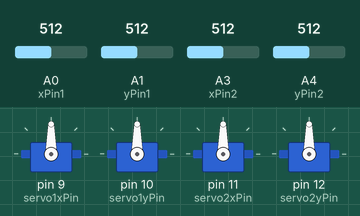
A sketch run on a simulated Arduino Uno, built with avr-gcc and run on an emulated ATmega328P. Shown: 4 × servo. The inputs (shaded band) are chosen by the test bench; at power-on: A0 (xPin1) = 512, A1 (yPin1) = 512, A3 (xPin2) = 512, A4 (yPin2) = 512.

Above: at 1.2 s.
1.3 s: A0 (xPin1) set to 694
2.8 s: A0 (xPin1) set to 710
At 3.05 s:
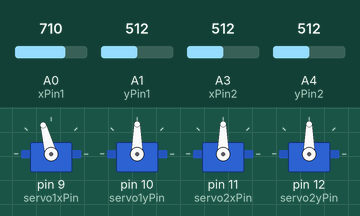
At 4.9 s:
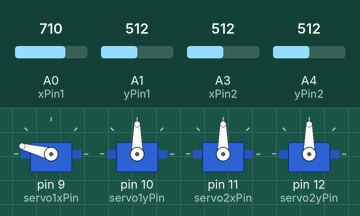
5.8 s: A1 (yPin1) set to 685
7.3 s: A1 (yPin1) set to 711
At 9.5 s:
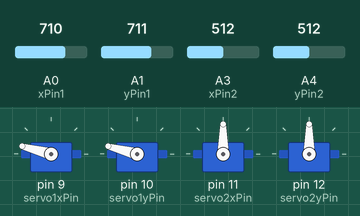
10.3 s: A3 (xPin2) set to 683
11.8 s: A3 (xPin2) set to 712
At 14.2 s:
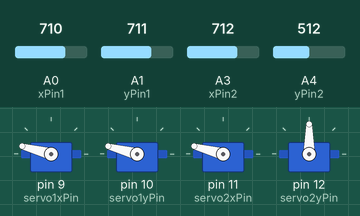
Timing chart, 0 to 15.7 s (numbered marks = the images above; inputs shaded):
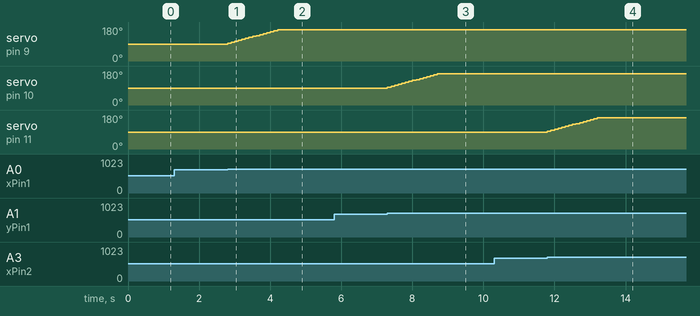

The sketch:

2servo_and_joystick.ino
```cpp
//include servo library

#include <Servo.h>


const int xPin1 = A0;   // joystick x direction pin
const int yPin1 = A1;

const int xPin2 = A3;
const int yPin2 = A4;// joystick y direction pin

const int servo1xPin = 9;// first servo
const int servo1yPin = 10;// second servo

const int servo2xPin = 11;
const int servo2yPin = 12;

int xValue1;
int yValue1;

int xValue2;
int yValue2;

int X_pos1 = 90; // storing servo position
int Y_pos1 = 90;

int X_pos2 = 90; // storing servo position
int Y_pos2 = 90;

Servo servox1;// create servo object to control a servo
Servo servoy1;// create servo object to control a servo
Servo servox2;// create servo object to control a servo
Servo servoy2;// create servo object to control a servo

void setup()
{
  pinMode (xPin1, INPUT) ;
  pinMode (yPin1, INPUT) ;
  pinMode (xPin2, INPUT) ;
  pinMode (yPin2, INPUT) ;

  servox1.attach(servo1xPin );  // attaches the servo
  servoy1.attach(servo1yPin);  // attaches the servo
  servox2.attach(servo2xPin );
  servoy2.attach(servo2yPin);

  servox1.write(X_pos1);
  servoy1.write(Y_pos1);
  servox2.write(X_pos2);
  servoy2.write(Y_pos2);

}

void loop()
{
  xValue1 = analogRead(xPin1);
  yValue1 = analogRead(yPin1);

  xValue2 = analogRead(xPin2);
  yValue2 = analogRead(yPin2);

// For 1st X-Axis Servo
  if (xValue1 < 300)
  {
    if (X_pos1 < 10)
    {
      // Do Nothing
    }
    else
    {
      X_pos1 = X_pos1 - 5;
      servox1.write(X_pos1);
      delay(100);
    }
  }

  if (xValue1 > 700)
  {
    if (X_pos1 > 160)
    {
      // Do Nothing
    }
    else
    {
      X_pos1 = X_pos1 + 5;
      servox1.write(X_pos1);
      delay(100);
    }
  }
                    // For Y-Axis Servo
if (yValue1 < 300)
  {
    if (Y_pos1 < 10)
    {
                 // Do Nothing
    }
    else
    {
      Y_pos1 = Y_pos1 - 5;
      servoy1.write(Y_pos1);
      delay(100);
    }
  }

  if (yValue1 > 700)
  {
    if (Y_pos1 > 160)
    {
                  // Do Nothing
    }
    else
    {
      Y_pos1 = Y_pos1 + 5;
      servoy1.write(Y_pos1);
      delay(100);
    }
  }
// For 2nd X-Axis Servo
  if (xValue2 < 300)
  {
    if (X_pos2 < 10)
    {
      // Do Nothing
    }
    else
    {
      X_pos2 = X_pos2 - 5;
      servox2.write(X_pos2);
      delay(100);
    }
  }

  if (xValue2 > 700)
  {
    if (X_pos2 > 160)
    {
      // Do Nothing
    }
    else
    {
      X_pos2 = X_pos2 + 5;
      servox2.write(X_pos2);
      delay(100);
    }
  }
// For Y-Axis Servo
if (yValue2 < 300)
  {
    if (Y_pos2 < 10)
    {
      // Do Nothing
    }
    else
    {
      Y_pos2 = Y_pos2 - 5;
      servoy2.write(Y_pos2);
      delay(100);
    }
  }

  if (yValue2 > 700)
  {
    if (Y_pos2 > 160)
    {
      // Do Nothing
    }
    else
    {
      Y_pos2 = Y_pos2 + 5;
      servoy2.write(Y_pos2);
      delay(100);
    }
  }

}
```

Measured:
- the behaviour switches between 700 and 701 on A0 (xPin1) (found by bisection; images 0 and 1)
- the behaviour switches between 700 and 701 on A1 (yPin1) (found by bisection; images 2 and 3)
- the behaviour switches between 700 and 701 on A3 (xPin2) (found by bisection; images 3 and 4)
- after the input at 1.3 s, every drawn part: stays the same
- after the input at 2.8 s, servo on pin 9 (servo1xPin): moves from 90° to 165° over 1.4 s, starting at once
- after the input at 5.8 s, every drawn part: stays the same
- after the input at 7.3 s, servo on pin 10 (servo1yPin): moves from 90° to 165° over 1.4 s, starting at once
- after the input at 10.3 s, every drawn part: stays the same
- after the input at 11.8 s, servo on pin 11 (servo2xPin): moves from 90° to 165° over 1.4 s, starting at once
